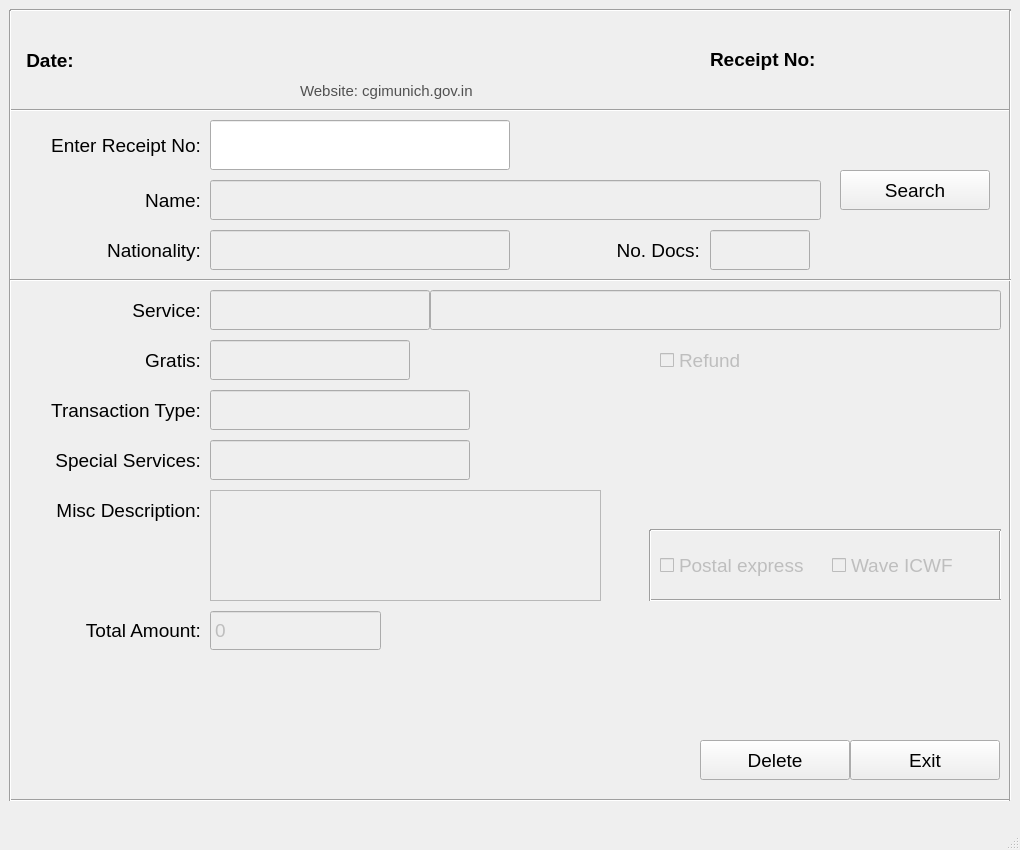
<?xml version="1.0" encoding="UTF-8"?>
<ui version="4.0">
 <class>ReceiptDataWindow</class>
 <widget class="QMainWindow" name="ReceiptDataWindow">
  <property name="geometry">
   <rect>
    <x>0</x>
    <y>0</y>
    <width>1020</width>
    <height>850</height>
   </rect>
  </property>
  <property name="sizePolicy">
   <sizepolicy hsizetype="Fixed" vsizetype="Fixed">
    <horstretch>0</horstretch>
    <verstretch>0</verstretch>
   </sizepolicy>
  </property>
  <property name="minimumSize">
   <size>
    <width>1020</width>
    <height>850</height>
   </size>
  </property>
  <property name="maximumSize">
   <size>
    <width>1020</width>
    <height>850</height>
   </size>
  </property>
  <property name="font">
   <font>
    <family>Arial</family>
    <pointsize>14</pointsize>
   </font>
  </property>
  <property name="windowTitle">
   <string>Edit Receipt Database</string>
  </property>
  <widget class="QWidget" name="centralwidget">
   <widget class="QLineEdit" name="nat_view">
    <property name="enabled">
     <bool>false</bool>
    </property>
    <property name="geometry">
     <rect>
      <x>210</x>
      <y>230</y>
      <width>300</width>
      <height>40</height>
     </rect>
    </property>
    <property name="font">
     <font>
      <family>Arial</family>
      <pointsize>14</pointsize>
     </font>
    </property>
   </widget>
   <widget class="Line" name="line_16">
    <property name="geometry">
     <rect>
      <x>10</x>
      <y>0</y>
      <width>1001</width>
      <height>20</height>
     </rect>
    </property>
    <property name="orientation">
     <enum>Qt::Horizontal</enum>
    </property>
   </widget>
   <widget class="QLineEdit" name="name_view">
    <property name="enabled">
     <bool>false</bool>
    </property>
    <property name="geometry">
     <rect>
      <x>210</x>
      <y>180</y>
      <width>611</width>
      <height>40</height>
     </rect>
    </property>
    <property name="font">
     <font>
      <family>Arial</family>
      <pointsize>14</pointsize>
     </font>
    </property>
   </widget>
   <widget class="Line" name="line_6">
    <property name="geometry">
     <rect>
      <x>10</x>
      <y>100</y>
      <width>1001</width>
      <height>20</height>
     </rect>
    </property>
    <property name="orientation">
     <enum>Qt::Horizontal</enum>
    </property>
   </widget>
   <widget class="QLabel" name="trans_type_lbl">
    <property name="geometry">
     <rect>
      <x>10</x>
      <y>390</y>
      <width>191</width>
      <height>40</height>
     </rect>
    </property>
    <property name="text">
     <string>Transaction Type:</string>
    </property>
    <property name="alignment">
     <set>Qt::AlignRight|Qt::AlignTrailing|Qt::AlignVCenter</set>
    </property>
   </widget>
   <widget class="QPushButton" name="exit_btn">
    <property name="geometry">
     <rect>
      <x>850</x>
      <y>740</y>
      <width>150</width>
      <height>40</height>
     </rect>
    </property>
    <property name="text">
     <string>Exit</string>
    </property>
   </widget>
   <widget class="QLineEdit" name="trans_type_view">
    <property name="enabled">
     <bool>false</bool>
    </property>
    <property name="geometry">
     <rect>
      <x>210</x>
      <y>390</y>
      <width>260</width>
      <height>40</height>
     </rect>
    </property>
    <property name="font">
     <font>
      <family>Arial</family>
      <pointsize>14</pointsize>
     </font>
    </property>
   </widget>
   <widget class="Line" name="line_9">
    <property name="geometry">
     <rect>
      <x>990</x>
      <y>530</y>
      <width>20</width>
      <height>71</height>
     </rect>
    </property>
    <property name="orientation">
     <enum>Qt::Vertical</enum>
    </property>
   </widget>
   <widget class="QLabel" name="doc_lbl">
    <property name="geometry">
     <rect>
      <x>569</x>
      <y>230</y>
      <width>131</width>
      <height>40</height>
     </rect>
    </property>
    <property name="text">
     <string>No. Docs:</string>
    </property>
    <property name="alignment">
     <set>Qt::AlignRight|Qt::AlignTrailing|Qt::AlignVCenter</set>
    </property>
   </widget>
   <widget class="QLineEdit" name="docs_view">
    <property name="enabled">
     <bool>false</bool>
    </property>
    <property name="geometry">
     <rect>
      <x>710</x>
      <y>230</y>
      <width>100</width>
      <height>40</height>
     </rect>
    </property>
    <property name="font">
     <font>
      <family>Arial</family>
      <pointsize>14</pointsize>
     </font>
    </property>
   </widget>
   <widget class="QPushButton" name="del_btn">
    <property name="enabled">
     <bool>true</bool>
    </property>
    <property name="geometry">
     <rect>
      <x>700</x>
      <y>740</y>
      <width>150</width>
      <height>40</height>
     </rect>
    </property>
    <property name="font">
     <font>
      <family>Arial</family>
      <pointsize>14</pointsize>
     </font>
    </property>
    <property name="text">
     <string>Delete</string>
    </property>
   </widget>
   <widget class="QLineEdit" name="spsrvc_view">
    <property name="enabled">
     <bool>false</bool>
    </property>
    <property name="geometry">
     <rect>
      <x>210</x>
      <y>440</y>
      <width>260</width>
      <height>40</height>
     </rect>
    </property>
    <property name="font">
     <font>
      <family>Arial</family>
      <pointsize>14</pointsize>
     </font>
    </property>
   </widget>
   <widget class="QLabel" name="total_lbl">
    <property name="geometry">
     <rect>
      <x>10</x>
      <y>610</y>
      <width>191</width>
      <height>40</height>
     </rect>
    </property>
    <property name="font">
     <font>
      <family>Arial</family>
      <pointsize>14</pointsize>
     </font>
    </property>
    <property name="text">
     <string>Total Amount:</string>
    </property>
    <property name="alignment">
     <set>Qt::AlignRight|Qt::AlignTrailing|Qt::AlignVCenter</set>
    </property>
   </widget>
   <widget class="Line" name="line_7">
    <property name="geometry">
     <rect>
      <x>10</x>
      <y>790</y>
      <width>1001</width>
      <height>20</height>
     </rect>
    </property>
    <property name="orientation">
     <enum>Qt::Horizontal</enum>
    </property>
   </widget>
   <widget class="Line" name="line_2">
    <property name="geometry">
     <rect>
      <x>0</x>
      <y>10</y>
      <width>20</width>
      <height>791</height>
     </rect>
    </property>
    <property name="orientation">
     <enum>Qt::Vertical</enum>
    </property>
   </widget>
   <widget class="Line" name="line_3">
    <property name="geometry">
     <rect>
      <x>1000</x>
      <y>10</y>
      <width>20</width>
      <height>791</height>
     </rect>
    </property>
    <property name="orientation">
     <enum>Qt::Vertical</enum>
    </property>
   </widget>
   <widget class="QLineEdit" name="srvc_desc_view">
    <property name="enabled">
     <bool>false</bool>
    </property>
    <property name="geometry">
     <rect>
      <x>430</x>
      <y>290</y>
      <width>571</width>
      <height>40</height>
     </rect>
    </property>
    <property name="font">
     <font>
      <family>Arial</family>
      <pointsize>14</pointsize>
     </font>
    </property>
    <property name="inputMethodHints">
     <set>Qt::ImhMultiLine</set>
    </property>
   </widget>
   <widget class="QLabel" name="rcpt_lbl">
    <property name="geometry">
     <rect>
      <x>10</x>
      <y>120</y>
      <width>191</width>
      <height>50</height>
     </rect>
    </property>
    <property name="font">
     <font>
      <family>Arial</family>
      <pointsize>14</pointsize>
     </font>
    </property>
    <property name="text">
     <string>Enter Receipt No:</string>
    </property>
    <property name="alignment">
     <set>Qt::AlignRight|Qt::AlignTrailing|Qt::AlignVCenter</set>
    </property>
   </widget>
   <widget class="QLabel" name="nat_lbl">
    <property name="geometry">
     <rect>
      <x>10</x>
      <y>230</y>
      <width>191</width>
      <height>40</height>
     </rect>
    </property>
    <property name="text">
     <string>Nationality:</string>
    </property>
    <property name="alignment">
     <set>Qt::AlignRight|Qt::AlignTrailing|Qt::AlignVCenter</set>
    </property>
   </widget>
   <widget class="QLabel" name="spsrvc_lbl">
    <property name="geometry">
     <rect>
      <x>10</x>
      <y>440</y>
      <width>191</width>
      <height>40</height>
     </rect>
    </property>
    <property name="text">
     <string>Special Services:</string>
    </property>
    <property name="alignment">
     <set>Qt::AlignRight|Qt::AlignTrailing|Qt::AlignVCenter</set>
    </property>
   </widget>
   <widget class="QLabel" name="email_id">
    <property name="geometry">
     <rect>
      <x>300</x>
      <y>80</y>
      <width>211</width>
      <height>21</height>
     </rect>
    </property>
    <property name="font">
     <font>
      <family>Arial</family>
      <pointsize>11</pointsize>
     </font>
    </property>
    <property name="styleSheet">
     <string notr="true">color: rgb(81, 81, 81);</string>
    </property>
    <property name="text">
     <string>Website: cgimunich.gov.in</string>
    </property>
    <property name="alignment">
     <set>Qt::AlignLeading|Qt::AlignLeft|Qt::AlignVCenter</set>
    </property>
   </widget>
   <widget class="Line" name="line_8">
    <property name="geometry">
     <rect>
      <x>10</x>
      <y>270</y>
      <width>1001</width>
      <height>20</height>
     </rect>
    </property>
    <property name="orientation">
     <enum>Qt::Horizontal</enum>
    </property>
   </widget>
   <widget class="QLineEdit" name="gratis_view">
    <property name="enabled">
     <bool>false</bool>
    </property>
    <property name="geometry">
     <rect>
      <x>210</x>
      <y>340</y>
      <width>200</width>
      <height>40</height>
     </rect>
    </property>
    <property name="font">
     <font>
      <family>Arial</family>
      <pointsize>14</pointsize>
     </font>
    </property>
   </widget>
   <widget class="QLabel" name="label_10">
    <property name="geometry">
     <rect>
      <x>210</x>
      <y>10</y>
      <width>501</width>
      <height>71</height>
     </rect>
    </property>
    <property name="text">
     <string>&lt;html&gt;&lt;head/&gt;&lt;body&gt;&lt;p&gt;&lt;img src=&quot;:/logo/Munich_logo.png&quot;/&gt;&lt;/p&gt;&lt;/body&gt;&lt;/html&gt;</string>
    </property>
    <property name="alignment">
     <set>Qt::AlignCenter</set>
    </property>
   </widget>
   <widget class="Line" name="line_17">
    <property name="geometry">
     <rect>
      <x>650</x>
      <y>520</y>
      <width>351</width>
      <height>20</height>
     </rect>
    </property>
    <property name="orientation">
     <enum>Qt::Horizontal</enum>
    </property>
   </widget>
   <widget class="QWidget" name="horizontalLayoutWidget_2">
    <property name="geometry">
     <rect>
      <x>710</x>
      <y>19</y>
      <width>291</width>
      <height>81</height>
     </rect>
    </property>
    <layout class="QHBoxLayout" name="horizontalLayout_2">
     <item>
      <widget class="QLabel" name="receipt_lbl">
       <property name="font">
        <font>
         <family>Arial</family>
         <pointsize>14</pointsize>
         <weight>75</weight>
         <bold>true</bold>
        </font>
       </property>
       <property name="text">
        <string>Receipt No:</string>
       </property>
      </widget>
     </item>
     <item>
      <widget class="QLabel" name="rcpt_entry">
       <property name="text">
        <string/>
       </property>
      </widget>
     </item>
    </layout>
   </widget>
   <widget class="QSpinBox" name="total_entry">
    <property name="enabled">
     <bool>false</bool>
    </property>
    <property name="geometry">
     <rect>
      <x>210</x>
      <y>610</y>
      <width>171</width>
      <height>41</height>
     </rect>
    </property>
    <property name="buttonSymbols">
     <enum>QAbstractSpinBox::NoButtons</enum>
    </property>
    <property name="maximum">
     <number>9999</number>
    </property>
   </widget>
   <widget class="QTextEdit" name="other_entry">
    <property name="enabled">
     <bool>false</bool>
    </property>
    <property name="geometry">
     <rect>
      <x>210</x>
      <y>490</y>
      <width>391</width>
      <height>111</height>
     </rect>
    </property>
    <property name="verticalScrollBarPolicy">
     <enum>Qt::ScrollBarAlwaysOff</enum>
    </property>
    <property name="horizontalScrollBarPolicy">
     <enum>Qt::ScrollBarAlwaysOff</enum>
    </property>
   </widget>
   <widget class="QWidget" name="horizontalLayoutWidget">
    <property name="geometry">
     <rect>
      <x>20</x>
      <y>20</y>
      <width>186</width>
      <height>80</height>
     </rect>
    </property>
    <layout class="QHBoxLayout" name="horizontalLayout">
     <item>
      <widget class="QLabel" name="date_lbl">
       <property name="sizePolicy">
        <sizepolicy hsizetype="Preferred" vsizetype="Preferred">
         <horstretch>1</horstretch>
         <verstretch>0</verstretch>
        </sizepolicy>
       </property>
       <property name="font">
        <font>
         <family>Arial</family>
         <pointsize>14</pointsize>
         <weight>75</weight>
         <bold>true</bold>
        </font>
       </property>
       <property name="text">
        <string>Date:</string>
       </property>
       <property name="alignment">
        <set>Qt::AlignCenter</set>
       </property>
      </widget>
     </item>
     <item>
      <widget class="QLabel" name="date_entry">
       <property name="sizePolicy">
        <sizepolicy hsizetype="Preferred" vsizetype="Preferred">
         <horstretch>2</horstretch>
         <verstretch>0</verstretch>
        </sizepolicy>
       </property>
       <property name="text">
        <string/>
       </property>
       <property name="alignment">
        <set>Qt::AlignLeading|Qt::AlignLeft|Qt::AlignVCenter</set>
       </property>
      </widget>
     </item>
    </layout>
   </widget>
   <widget class="QPushButton" name="srch_btn">
    <property name="geometry">
     <rect>
      <x>840</x>
      <y>170</y>
      <width>150</width>
      <height>40</height>
     </rect>
    </property>
    <property name="font">
     <font>
      <family>Arial</family>
      <pointsize>14</pointsize>
     </font>
    </property>
    <property name="text">
     <string>Search</string>
    </property>
   </widget>
   <widget class="QLineEdit" name="srvc_view">
    <property name="enabled">
     <bool>false</bool>
    </property>
    <property name="geometry">
     <rect>
      <x>210</x>
      <y>290</y>
      <width>220</width>
      <height>40</height>
     </rect>
    </property>
    <property name="font">
     <font>
      <family>Arial</family>
      <pointsize>14</pointsize>
     </font>
    </property>
   </widget>
   <widget class="QLabel" name="other_lbl">
    <property name="geometry">
     <rect>
      <x>10</x>
      <y>490</y>
      <width>191</width>
      <height>41</height>
     </rect>
    </property>
    <property name="font">
     <font>
      <family>Arial</family>
      <pointsize>14</pointsize>
     </font>
    </property>
    <property name="text">
     <string>Misc Description:</string>
    </property>
    <property name="alignment">
     <set>Qt::AlignRight|Qt::AlignTrailing|Qt::AlignVCenter</set>
    </property>
   </widget>
   <widget class="Line" name="line_18">
    <property name="geometry">
     <rect>
      <x>650</x>
      <y>590</y>
      <width>351</width>
      <height>20</height>
     </rect>
    </property>
    <property name="orientation">
     <enum>Qt::Horizontal</enum>
    </property>
   </widget>
   <widget class="QLabel" name="gratis_lbl">
    <property name="geometry">
     <rect>
      <x>10</x>
      <y>340</y>
      <width>191</width>
      <height>40</height>
     </rect>
    </property>
    <property name="text">
     <string>Gratis:</string>
    </property>
    <property name="alignment">
     <set>Qt::AlignRight|Qt::AlignTrailing|Qt::AlignVCenter</set>
    </property>
   </widget>
   <widget class="QLabel" name="name_lbl">
    <property name="geometry">
     <rect>
      <x>10</x>
      <y>180</y>
      <width>191</width>
      <height>40</height>
     </rect>
    </property>
    <property name="text">
     <string>Name:</string>
    </property>
    <property name="alignment">
     <set>Qt::AlignRight|Qt::AlignTrailing|Qt::AlignVCenter</set>
    </property>
   </widget>
   <widget class="Line" name="line_5">
    <property name="geometry">
     <rect>
      <x>640</x>
      <y>530</y>
      <width>20</width>
      <height>71</height>
     </rect>
    </property>
    <property name="orientation">
     <enum>Qt::Vertical</enum>
    </property>
   </widget>
   <widget class="QLabel" name="srvc_lbl">
    <property name="geometry">
     <rect>
      <x>10</x>
      <y>290</y>
      <width>191</width>
      <height>40</height>
     </rect>
    </property>
    <property name="text">
     <string>Service:</string>
    </property>
    <property name="alignment">
     <set>Qt::AlignRight|Qt::AlignTrailing|Qt::AlignVCenter</set>
    </property>
   </widget>
   <widget class="QWidget" name="horizontalLayoutWidget_5">
    <property name="geometry">
     <rect>
      <x>660</x>
      <y>540</y>
      <width>337</width>
      <height>51</height>
     </rect>
    </property>
    <layout class="QHBoxLayout" name="post_waveicf_layout_2">
     <item>
      <widget class="QCheckBox" name="postExp_chk">
       <property name="enabled">
        <bool>false</bool>
       </property>
       <property name="font">
        <font>
         <family>Arial</family>
         <pointsize>14</pointsize>
        </font>
       </property>
       <property name="text">
        <string>Postal express</string>
       </property>
      </widget>
     </item>
     <item>
      <widget class="QCheckBox" name="waveicf_chk">
       <property name="enabled">
        <bool>false</bool>
       </property>
       <property name="font">
        <font>
         <family>Arial</family>
         <pointsize>14</pointsize>
        </font>
       </property>
       <property name="text">
        <string>Wave ICWF</string>
       </property>
      </widget>
     </item>
    </layout>
   </widget>
   <widget class="QLineEdit" name="srch_rcptno_edt">
    <property name="geometry">
     <rect>
      <x>210</x>
      <y>120</y>
      <width>300</width>
      <height>50</height>
     </rect>
    </property>
   </widget>
   <widget class="QCheckBox" name="checkBox">
    <property name="enabled">
     <bool>false</bool>
    </property>
    <property name="geometry">
     <rect>
      <x>660</x>
      <y>340</y>
      <width>170</width>
      <height>40</height>
     </rect>
    </property>
    <property name="text">
     <string>Refund</string>
    </property>
   </widget>
  </widget>
  <widget class="QStatusBar" name="statusbar"/>
 </widget>
 <resources>
  <include location="assets/res.qrc"/>
 </resources>
 <connections/>
</ui>
